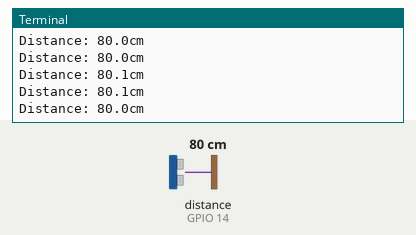
A program run on a simulated Raspberry Pi (BCM pin numbers). Parts: the last lines printed to the terminal. The inputs (shaded band) are chosen by the test bench; at power-on: distance to the obstacle (sensor on GPIO 14) 80 cm. The echo pulse lasts 58.3 µs per cm; the clock reads 2024-03-15 10:24:30 at power-on unless the program sets it.

Above: at 1.2 s.
1.3 s: distance to the obstacle (sensor on GPIO 14) set to 2 cm
At 1.38 s:
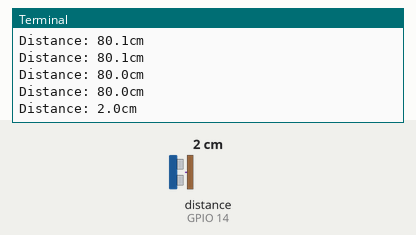
2.8 s: distance to the obstacle (sensor on GPIO 14) set to 4 cm
At 2.89 s:
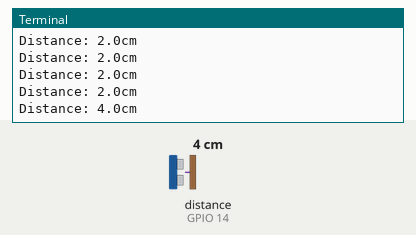
Timing chart, 0 to 5.8 s (numbered marks = the images above; inputs shaded):
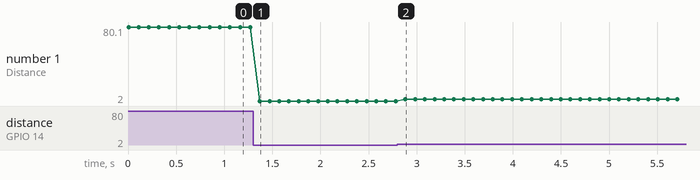

The program:

ultra_sonic.py
```python
import RPi.GPIO as GPIO
import time

TRIG_PIN = 4
ECHO_PIN = 14

GPIO.setmode(GPIO.BCM)
GPIO.setup(TRIG_PIN, GPIO.OUT)
GPIO.setup(ECHO_PIN, GPIO.IN)

try:
    while True:
        GPIO.output(TRIG_PIN, True)
        time.sleep(0.00001)  # 10us (microsec), 1us -> 0.000001
        GPIO.output(TRIG_PIN, False)

        while GPIO.input(ECHO_PIN) == 0:    # 펄스 발생 중
            pass
        start = time.time()     # ECHO PIN HIGH (시작)

        while GPIO.input(ECHO_PIN) == 1:    # 펄스 발생 종료
            pass
        stop = time.time()      # ECHO PIN LOW (종료)

        duration_time = stop - start
        distance = duration_time * 17160  # 34321/2

        print('Distance: %.1fcm' % distance)
        time.sleep(0.1)
finally:
    GPIO.cleanup()
    print('cleanup and exit')
```

Measured:
- after the input at 1.3 s, the terminal: prints a new line after 0.07 s (image 1)
- after the input at 2.8 s, the terminal: prints a new line after 0.08 s (image 2)
- plotted number 1: 80 → 2 after the input at 1.3 s, 2 → 4 after the input at 2.8 s
